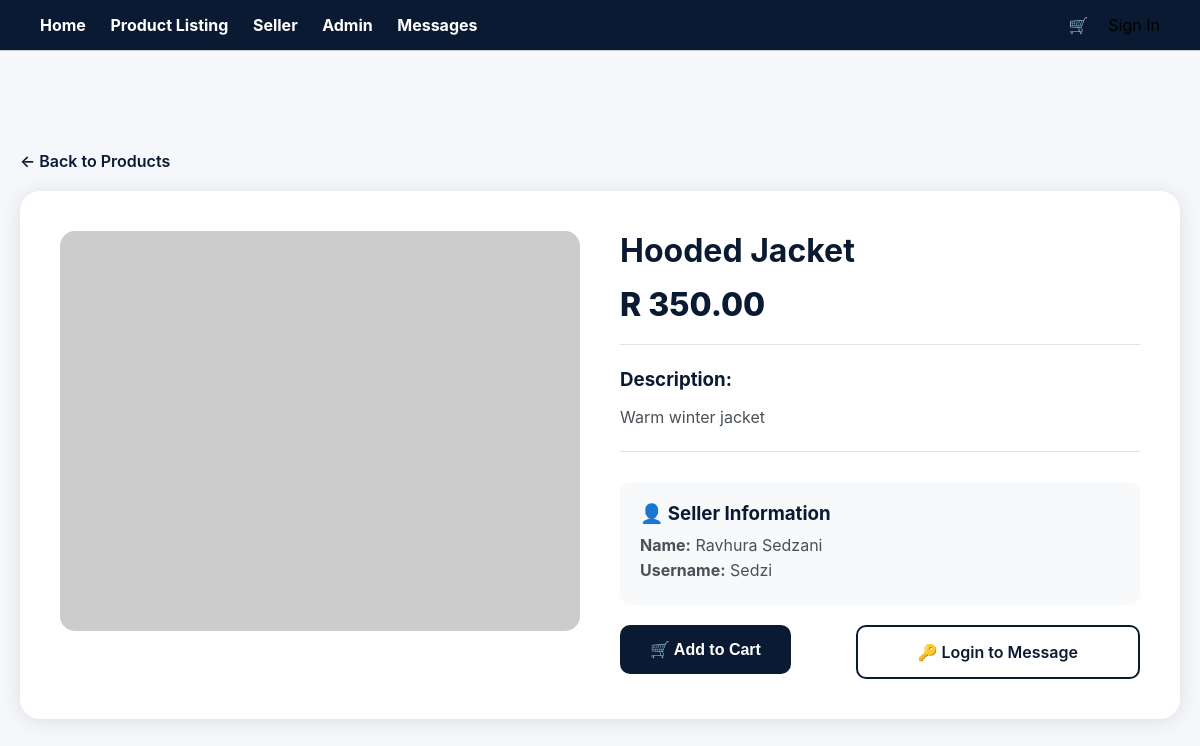
Page /productDetails.php?id=10 on the committed database.
### tables this page shows
CREATE TABLE `tblclothes` (
  `clothes_id` int(11) NOT NULL,
  `name` varchar(100) DEFAULT NULL,
  `description` text DEFAULT NULL,
  `price` decimal(10,2) DEFAULT NULL,
  `image` varchar(100) DEFAULT NULL,
  `seller_id` int(11) DEFAULT NULL
);

CREATE TABLE `tbluser` (
  `user_id` int(11) NOT NULL,
  `name` varchar(100) DEFAULT NULL,
  `email` varchar(100) DEFAULT NULL,
  `username` varchar(50) DEFAULT NULL,
  `password` varchar(255) DEFAULT NULL,
  `role` varchar(20) DEFAULT NULL,
  `status` varchar(20) DEFAULT NULL
);

### productDetails.php (the view, shortened to what this page needs)
<?php
include 'includes/DBConn.php';
include 'includes/navbar.php';
$id = isset($_GET['id']) ? (int)$_GET['id'] : 0;
$query = "SELECT * FROM tblclothes WHERE clothes_id = $id";
$result = $conn->query($query);
$product = $result->fetch_assoc();
$seller_query = "SELECT name, username, user_id FROM tbluser WHERE user_id = " . $product['seller_id'];
$seller_result = $conn->query($seller_query);
$seller = $seller_result->fetch_assoc();
?>
<!DOCTYPE html>
<html lang="en">
<head>
</head>
<body>
<div class="container">
    <a href="product.php" class="back-link">← Back to Products</a>
    <div class="product-detail">
        <div class="product-image">
            <?php
            $image_path = 'images/' . $product['image'];
            if (!empty($product['image']) && file_exists($image_path)) {
                $image_src = $image_path;
            } else {
                $image_src = 'https://via.placeholder.com/600x400?text=' . urlencode($product['name']);
            }
            ?>
            <img src="<?php echo $image_src; ?>"
                 alt="<?php echo htmlspecialchars($product['name']); ?>"
                 onerror="this.src='https://via.placeholder.com/600x400?text=No+Image'">
        </div>
        <div class="product-info">
            <h1><?php echo htmlspecialchars($product['name']); ?></h1>
            <div class="price">R <?php echo number_format($product['price'], 2); ?></div>
            <div class="description">
                <h3>Description:</h3>
                <p><?php echo nl2br(htmlspecialchars($product['description'])); ?></p>
            </div>
            <div class="seller-info">
                <h3>👤 Seller Information</h3>
                <p><strong>Name:</strong> <?php echo htmlspecialchars($seller['name']); ?></p>
                <p><strong>Username:</strong> <?php echo htmlspecialchars($seller['username']); ?></p>
            </div>
            <div class="btn-group">
                <form method="POST" action="cart.php" style="flex: 1;">
                    <button type="submit" class="btn-cart">🛒 Add to Cart</button>
                </form>
                <?php if (isset($_SESSION['user_id'])): ?>
                    <a href="messages.php?user=<?php echo $product['seller_id']; ?>" class="btn-message">💬 Message Seller</a>
                <?php else: ?>
                    <a href="login.php" class="btn-message">🔑 Login to Message</a>
                <?php endif; ?>
            </div>
        </div>
    </div>
</div>
</body>
</html>

### navbar.php (style rules this page uses)
body { margin: 0; font-family: Arial; }

### productDetails.php (style rules this page uses)
* { margin: 0; padding: 0; box-sizing: border-box; }
body { font-family: -apple-system, BlinkMacSystemFont, 'Segoe UI', Roboto, 'Helvetica Neue', sans-serif; background: #f5f7fa; }
.container { max-width: 1200px; margin: 100px auto 40px auto; padding: 0 20px; }
.back-link { display: inline-block; margin-bottom: 20px; color: #0b1a33; text-decoration: none; font-weight: 600; }
.product-detail { background: white; border-radius: 20px; overflow: hidden; box-shadow: 0 2px 20px rgba(0,0,0,0.1); display: grid; grid-template-columns: 1fr 1fr; gap: 40px; padding: 40px; }
.product-image { width: 100%; height: 400px; overflow: hidden; border-radius: 15px; background: #f8f9fa; }
.product-image img { width: 100%; height: 100%; object-fit: cover; }
.product-info h1 { font-size: 2rem; color: #0b1a33; margin-bottom: 15px; }
.price { font-size: 2rem; font-weight: 800; color: #0b1a33; margin-bottom: 20px; }
.description { color: #495057; line-height: 1.6; margin-bottom: 30px; padding: 20px 0; border-top: 1px solid #e0e4e8; border-bottom: 1px solid #e0e4e8; }
.description h3 { color: #0b1a33; margin-bottom: 10px; }
.seller-info { background: #f8f9fa; padding: 20px; border-radius: 10px; margin-bottom: 20px; }
.seller-info h3 { color: #0b1a33; margin-bottom: 10px; }
.seller-info p { margin-bottom: 5px; color: #495057; }
.btn-group { display: flex; gap: 15px; }
.btn-cart { background: #0b1a33; color: white; border: none; padding: 15px 30px; border-radius: 10px; font-size: 1rem; font-weight: 600; cursor: pointer; flex: 1; }
.btn-message { background: transparent; color: #0b1a33; border: 2px solid #0b1a33; padding: 15px 30px; border-radius: 10px; font-size: 1rem; font-weight: 600; text-decoration: none; text-align: center; display: inline-block; flex: 1; }

### rows in the picture
tblclothes: name "Hooded Jacket", price "350.00", description "Warm winter jacket"
tbluser: name "Ravhura Sedzani", username "Sedzi"
